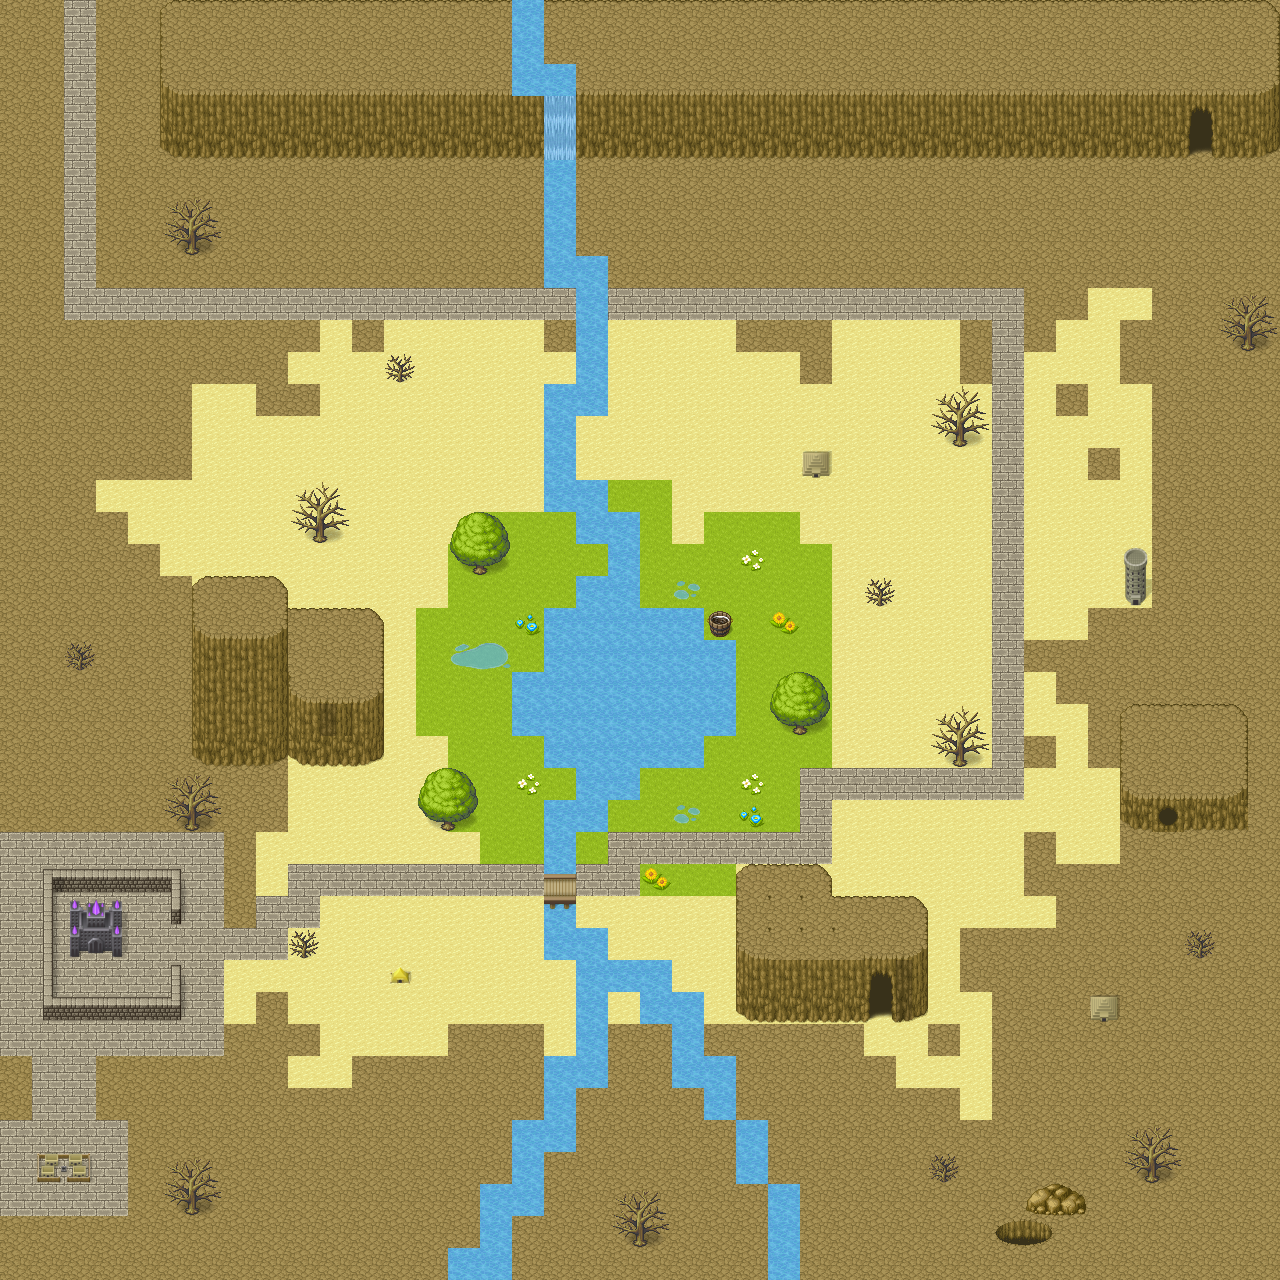

A 2D game scene composited from a Tiled map and its tileset images. What follows is a short description and the map's XML, with each tile layer's data collapsed to a summary:
An orthogonal 40x40 tile map with 32x32 px tiles, 4 tile layers (マップ下, マップ中, マップ上, 当たり判定).

<map version="1.4" tiledversion="1.4.2" orientation="orthogonal" renderorder="right-down" width="40" height="40" tilewidth="32" tileheight="32" infinite="0" nextlayerid="5" nextobjectid="1">
 <tileset firstgid="1" source="map1.tsx" />
 <layer id="1" name="マップ下" width="40" height="40">
  <data>[1600 cells, 1600 non-empty, 5 distinct tile ids]</data>
 </layer>
 <layer id="2" name="マップ中" width="40" height="40">
  <data>[1600 cells, 1600 non-empty, 59 distinct tile ids]</data>
 </layer>
 <layer id="3" name="マップ上" width="40" height="40">
  <data>[1600 cells, 1600 non-empty, 5 distinct tile ids]</data>
 </layer>
 <layer id="4" name="当たり判定" width="40" height="40">
  <data>[1600 cells, 1600 non-empty, 1 distinct tile ids]</data>
 </layer>
</map>